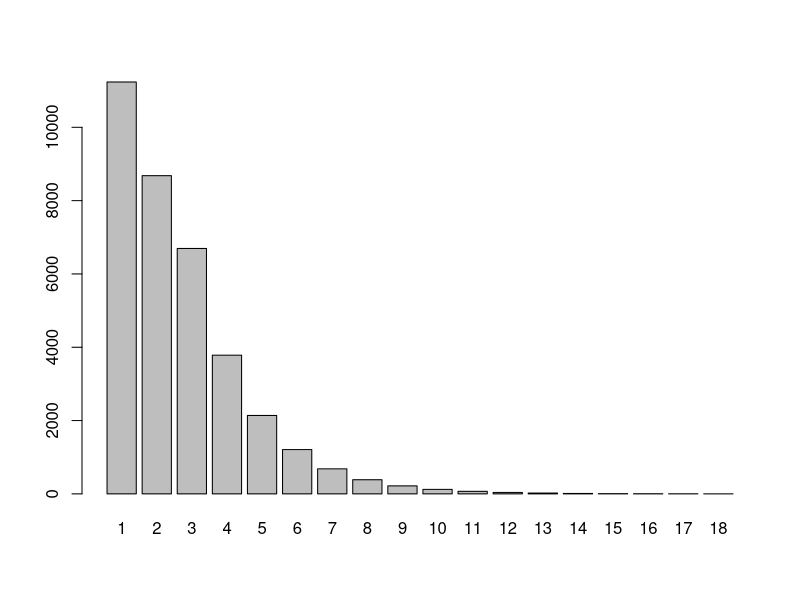
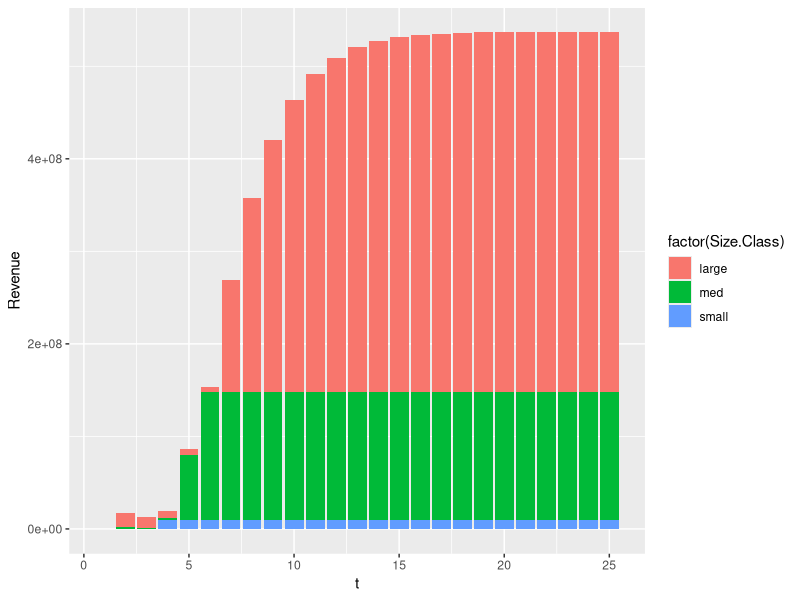

Reproduce these figures in R, in order.
## ---- chunk 1
rm(list=ls())
library(tidyverse)

#Set Model----
NumYears = 25

R0 = 100

## ---- chunk 2
Linf = 122.1
K = 0.172
to = 0.919
  
Wa = 0.024
  
Wb = 2.824
  
#Length (cm) at which a fish is 50/95 percent vulnerable to fishing mortality
S50 = 26

S95 = 29

#Length (cm) at which a fish is 50/95 percent likely to be mature
m50 = 55

m95 = 62.7

#Natural mortality
M <- 0.258

#Fishing mortality
F <- 0.3125

#Spawners per Recruit

#h <- 0.7


BHa <- 0.546 #this is made up

BHb <- 0.000089 #this is made up

## ---- chunk 3

#Our max age is 18 years
Age <- seq(1,18,1)

Length <- Linf*(1-exp(-K*(Age-to)))

#Converts lengths (cm) to weight (g)
Weight <- Wa*Length^Wb


Va = 1/(1 + exp(-log(19)*((Length - S50)/(S95 - S50))))

Ma =  1/(1 + exp(-log(19)*((Length - m50)/(m95 - m50))))

#realtive fecundity - corvina produce about 41 eggs per gram 
#SOURCE: https://www.scribd.com/doc/81002346/Crecimiento-y-Reproduccion-de-corvina
fa <- 41*Weight


#Price per kg is dependent on size of fish
Price <- c(10,50,100)
## ---- chunk 4
N_at <- data.frame(matrix(data = NA, ncol = max(Age), nrow = NumYears))
colnames(N_at) = as.character(c(Age))

Recruitment <- vector(length = NumYears)

Catch <- data.frame(matrix(data = NA, ncol = max(Age) + 1, nrow = NumYears))
colnames(Catch) <- as.character(c(Age,'Total'))
                        

Revenue <- data.frame(matrix(data = NA, ncol = 4, nrow = NumYears))
colnames(Revenue) =c('small',
                     'med',
                     'large',
                     'total')

## ---- chunk 5



#this sets top left
N_at[1,1] = R0


#  Set inital condition in year t = 0 (assumes no fishing)
for (a in 1:17){
 
  N_at[1,a+1] = N_at[1,(a)]*exp(-M)
  
}



#Recruitment in year 1
Recruitment[1] = sum(N_at[1,]*fa*Ma)

Catch[1,] = 0


for (t in 2:NumYears) {
  
  N_at[t,1] = Recruitment[t - 1] / (BHa + BHb*Recruitment[t - 1])

  for (a in 1:17) {
  
  
  # Introduce fishing as Va*F  
    N_at[t,a+1] = exp(-M - Va[a]*F)*N_at[(t - 1),(a)]
    
    
    
   #Catch by cohort = number of individual age a in year t - indvid. age a captured in year t
    
     Catch[t,a+1] = ((Va[a+1]*F)/(Va[a+1]*F+M))*N_at[(t),(a+1)]*(1 - exp(-M - Va[a+1]*F))
    
     Catch[t,1] = 0
    
  }
  
 Recruitment[t] = sum(N_at[t,]*fa*Ma)
      
}

write.csv(N_at, "AgeStructureInitial.csv")
## ---- chunk 6

df.hist = stack(N_at[NumYears, ])

barplot(df.hist$values, names.arg = df.hist$ind)

CatchCurve <- lm(log(values) ~ ind, data = df.hist)

Z.est = -CatchCurve$coefficients[2]

print(Z.est)
## ---- chunk 7

#Calculate Revenue by commercial class

for (t in 1:NumYears){

  Revenue[t,1] = sum(Weight[1:3]*Catch[t,1:3]*Price[1])
  
  Revenue[t,2] = sum(Weight[4:5]*Catch[t,4:5]*Price[2])
  
  Revenue[t,3] = sum(Weight[6:max(Age)]*Catch[t,6:max(Age)]*Price[3])
  
  Revenue[t,4] = sum(Revenue[t,1:3])
  
}
## ---- chunk 8
print(Revenue$total[NumYears])

Revenue$t = seq(1:length(Revenue$small)) 

Revbar = gather(Revenue[, c(1:3,5)],'Size.Class' ,'Revenue', 1:3)




ggplot(Revbar, aes(x= t, y= Revenue, fill =factor(Size.Class ))) +
  geom_bar(stat="identity",position = "stack")


#plot(Revenue$total, xlab = "time", ylab = 'Revenue')
